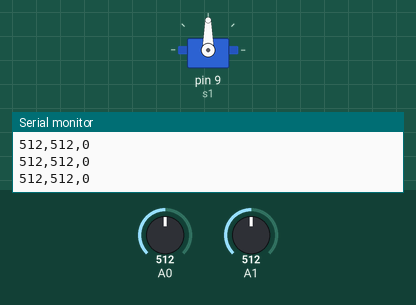
The sketch below on a simulated Arduino Uno, built with avr-gcc and run on an emulated ATmega328P. Shown: servo, the last lines printed to the serial monitor. The test bench sets the inputs (shaded band); at power-on: A0 = 512, A1 = 512.

Above: at 1.2 s.
1.3 s: A0 set to 551
4.3 s: A0 set to 580
At 5.2 s:
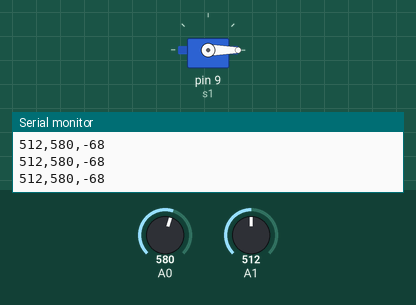
7.3 s: A1 set to 548
At 8.3 s:
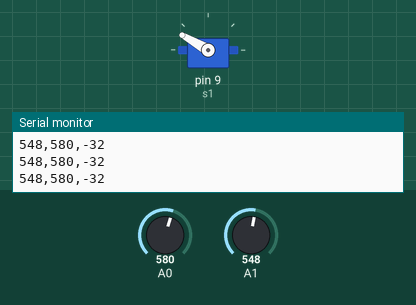
8.8 s: A1 set to 511
At 10.6 s:
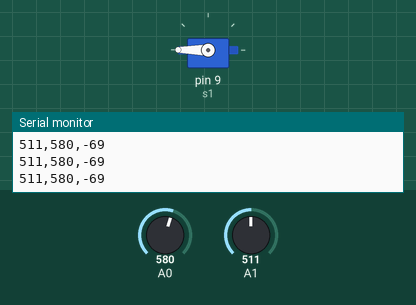
10.9 s: A0 set to 529
12.4 s: A0 set to 520
Timing chart, 0 to 14.9 s (numbered marks = the images above; inputs shaded):
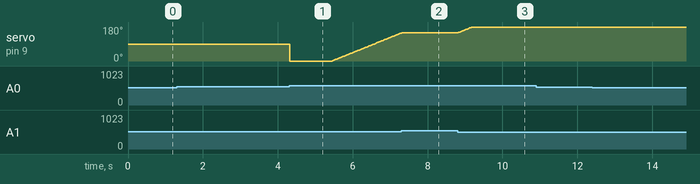

The sketch:

AST.ino
```cpp
#include<Servo.h>
Servo s1;
int ldr_1;
int ldr_2;
int pos1 = -90 ;

void setup() {
  Serial.begin(9600);
  pinMode(A1, INPUT);
  pinMode(A0, INPUT);
  s1.attach(9);
}

void loop() {
    ldr_1 = analogRead(A1);
    Serial.print(ldr_1);
    Serial.print(",");
    ldr_2 = analogRead(A0);
    Serial.print(ldr_2);
    Serial.print(",");
     Serial.print(ldr_1-ldr_2);
    Serial.print("\n");
    if(ldr_1>1000 && ldr_2>1000)//NIGHT TIME bring the motor 1 to "0 angle"=EAST
    {
        s1.attach(9);
        s1.write(pos1);
        pos1 = -90;

    }
    else if(1000>ldr_1>850 && 1000>ldr_2>850)//CLOUDY DAY
    {
      s1.attach(9);
      s1.write(pos1);
      pos1 = 0;

    }
    else if(ldr_2-ldr_1>50)//less difference slow turn (ldr2>ldr1)
    {
      s1.attach(9);
     s1.write(pos1);
     pos1++;
    }
    else if(ldr_2-ldr_1>90)//more difference rapid turn (ldr2>ldr1)
    {
     s1.attach(9);
     s1.write(pos1);
     pos1=pos1+2;
    }
    else if(ldr_1-ldr_2>50)//less difference slow turn (ldr1>ldr2)
    {
      s1.attach(9);
     s1.write(pos1);
     pos1--;
    }
    else if(ldr_1-ldr_2>90)//more difference rapid turn (ldr1>ldr2)
    {
     s1.attach(9);
     s1.write(pos1);
     pos1=pos1-2;
    }

}
```

Measured:
- the behaviour switches between 562 and 563 on A0 (found by bisection; images 0 and 1)
- the behaviour switches between 529 and 530 on A1 (found by bisection; images 1 and 2)
- after the input at 7.3 s, servo on pin 9 (s1): goes on until 7.3 s, then stays 150°
- after the input at 8.8 s, servo on pin 9 (s1): moves from 150° to 180° over 0.37 s, starting at once
